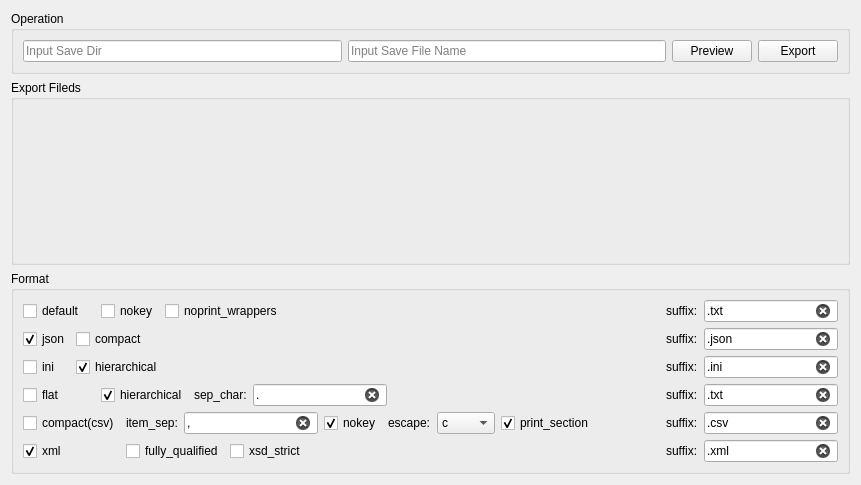
<?xml version="1.0" encoding="UTF-8"?>
<ui version="4.0">
 <class>ExportWG</class>
 <widget class="QWidget" name="ExportWG">
  <property name="geometry">
   <rect>
    <x>0</x>
    <y>0</y>
    <width>861</width>
    <height>485</height>
   </rect>
  </property>
  <property name="windowTitle">
   <string>Form</string>
  </property>
  <layout class="QVBoxLayout" name="verticalLayout" stretch="0,1,1">
   <item>
    <widget class="QGroupBox" name="groupBox_3">
     <property name="title">
      <string>Operation</string>
     </property>
     <layout class="QHBoxLayout" name="horizontalLayout">
      <item>
       <widget class="QLineEdit" name="save_dir_le">
        <property name="placeholderText">
         <string>Input Save Dir</string>
        </property>
        <property name="clearButtonEnabled">
         <bool>true</bool>
        </property>
       </widget>
      </item>
      <item>
       <widget class="QLineEdit" name="save_filename_le">
        <property name="placeholderText">
         <string>Input Save File Name</string>
        </property>
        <property name="clearButtonEnabled">
         <bool>true</bool>
        </property>
       </widget>
      </item>
      <item>
       <widget class="QPushButton" name="preview_btn">
        <property name="enabled">
         <bool>true</bool>
        </property>
        <property name="text">
         <string>Preview</string>
        </property>
        <property name="checkable">
         <bool>false</bool>
        </property>
       </widget>
      </item>
      <item>
       <widget class="QPushButton" name="export_btn">
        <property name="text">
         <string>Export</string>
        </property>
       </widget>
      </item>
     </layout>
    </widget>
   </item>
   <item>
    <widget class="QGroupBox" name="export_fileds_gbox">
     <property name="title">
      <string>Export Fileds</string>
     </property>
    </widget>
   </item>
   <item>
    <widget class="QGroupBox" name="groupBox_2">
     <property name="title">
      <string>Format</string>
     </property>
     <layout class="QGridLayout" name="gridLayout">
      <item row="4" column="0" colspan="3">
       <widget class="QCheckBox" name="compact_cbox">
        <property name="text">
         <string>compact(csv)</string>
        </property>
       </widget>
      </item>
      <item row="4" column="3">
       <layout class="QHBoxLayout" name="horizontalLayout_6">
        <item>
         <widget class="QLabel" name="label_2">
          <property name="text">
           <string>item_sep:</string>
          </property>
         </widget>
        </item>
        <item>
         <widget class="QLineEdit" name="compact_item_sep_le">
          <property name="sizePolicy">
           <sizepolicy hsizetype="Preferred" vsizetype="Fixed">
            <horstretch>0</horstretch>
            <verstretch>0</verstretch>
           </sizepolicy>
          </property>
          <property name="text">
           <string>,</string>
          </property>
          <property name="clearButtonEnabled">
           <bool>true</bool>
          </property>
         </widget>
        </item>
        <item>
         <widget class="QCheckBox" name="compact_nokey_cbox">
          <property name="text">
           <string>nokey</string>
          </property>
          <property name="checked">
           <bool>true</bool>
          </property>
         </widget>
        </item>
        <item>
         <widget class="QLabel" name="label_3">
          <property name="text">
           <string>escape:</string>
          </property>
         </widget>
        </item>
        <item>
         <widget class="QComboBox" name="compact_escape_combox">
          <item>
           <property name="text">
            <string>c</string>
           </property>
          </item>
          <item>
           <property name="text">
            <string>csv</string>
           </property>
          </item>
          <item>
           <property name="text">
            <string>none</string>
           </property>
          </item>
         </widget>
        </item>
        <item>
         <widget class="QCheckBox" name="compact_print_section_cbox">
          <property name="text">
           <string>print_section</string>
          </property>
          <property name="checked">
           <bool>true</bool>
          </property>
         </widget>
        </item>
        <item>
         <spacer name="horizontalSpacer_6">
          <property name="orientation">
           <enum>Qt::Horizontal</enum>
          </property>
          <property name="sizeHint" stdset="0">
           <size>
            <width>40</width>
            <height>20</height>
           </size>
          </property>
         </spacer>
        </item>
        <item>
         <widget class="QLabel" name="label_8">
          <property name="text">
           <string>suffix:</string>
          </property>
         </widget>
        </item>
        <item>
         <widget class="QLineEdit" name="compact_suffix_le">
          <property name="sizePolicy">
           <sizepolicy hsizetype="Minimum" vsizetype="Fixed">
            <horstretch>0</horstretch>
            <verstretch>0</verstretch>
           </sizepolicy>
          </property>
          <property name="text">
           <string>.csv</string>
          </property>
          <property name="clearButtonEnabled">
           <bool>true</bool>
          </property>
         </widget>
        </item>
       </layout>
      </item>
      <item row="2" column="0">
       <widget class="QCheckBox" name="ini_cbox">
        <property name="text">
         <string>ini</string>
        </property>
       </widget>
      </item>
      <item row="0" column="2" colspan="2">
       <layout class="QHBoxLayout" name="horizontalLayout_4">
        <item>
         <widget class="QCheckBox" name="default_nokey_cbox">
          <property name="text">
           <string>nokey</string>
          </property>
         </widget>
        </item>
        <item>
         <widget class="QCheckBox" name="default_noprint_wrappers_cbox">
          <property name="text">
           <string>noprint_wrappers</string>
          </property>
         </widget>
        </item>
        <item>
         <spacer name="horizontalSpacer_4">
          <property name="orientation">
           <enum>Qt::Horizontal</enum>
          </property>
          <property name="sizeHint" stdset="0">
           <size>
            <width>40</width>
            <height>20</height>
           </size>
          </property>
         </spacer>
        </item>
        <item>
         <widget class="QLabel" name="label_4">
          <property name="text">
           <string>suffix:</string>
          </property>
         </widget>
        </item>
        <item>
         <widget class="QLineEdit" name="default_suffix_le">
          <property name="sizePolicy">
           <sizepolicy hsizetype="Minimum" vsizetype="Fixed">
            <horstretch>0</horstretch>
            <verstretch>0</verstretch>
           </sizepolicy>
          </property>
          <property name="text">
           <string>.txt</string>
          </property>
          <property name="clearButtonEnabled">
           <bool>true</bool>
          </property>
         </widget>
        </item>
       </layout>
      </item>
      <item row="0" column="0" colspan="2">
       <widget class="QCheckBox" name="default_cbox">
        <property name="text">
         <string>default</string>
        </property>
       </widget>
      </item>
      <item row="3" column="2" colspan="2">
       <layout class="QHBoxLayout" name="horizontalLayout_2">
        <item>
         <widget class="QCheckBox" name="flat_hierarchical_cbox">
          <property name="text">
           <string>hierarchical</string>
          </property>
          <property name="checked">
           <bool>true</bool>
          </property>
         </widget>
        </item>
        <item>
         <widget class="QLabel" name="label">
          <property name="text">
           <string>sep_char:</string>
          </property>
         </widget>
        </item>
        <item>
         <widget class="QLineEdit" name="flat_sep_char_le">
          <property name="sizePolicy">
           <sizepolicy hsizetype="Preferred" vsizetype="Fixed">
            <horstretch>0</horstretch>
            <verstretch>0</verstretch>
           </sizepolicy>
          </property>
          <property name="text">
           <string>.</string>
          </property>
          <property name="clearButtonEnabled">
           <bool>true</bool>
          </property>
         </widget>
        </item>
        <item>
         <spacer name="horizontalSpacer_2">
          <property name="orientation">
           <enum>Qt::Horizontal</enum>
          </property>
          <property name="sizeHint" stdset="0">
           <size>
            <width>40</width>
            <height>20</height>
           </size>
          </property>
         </spacer>
        </item>
        <item>
         <widget class="QLabel" name="label_7">
          <property name="text">
           <string>suffix:</string>
          </property>
         </widget>
        </item>
        <item>
         <widget class="QLineEdit" name="flat_suffix_le">
          <property name="sizePolicy">
           <sizepolicy hsizetype="Minimum" vsizetype="Fixed">
            <horstretch>0</horstretch>
            <verstretch>0</verstretch>
           </sizepolicy>
          </property>
          <property name="text">
           <string>.txt</string>
          </property>
          <property name="clearButtonEnabled">
           <bool>true</bool>
          </property>
         </widget>
        </item>
       </layout>
      </item>
      <item row="2" column="1" colspan="3">
       <layout class="QHBoxLayout" name="horizontalLayout_3">
        <item>
         <widget class="QCheckBox" name="ini_hierarchical_cbox">
          <property name="text">
           <string>hierarchical</string>
          </property>
          <property name="checked">
           <bool>true</bool>
          </property>
          <property name="tristate">
           <bool>false</bool>
          </property>
         </widget>
        </item>
        <item>
         <spacer name="horizontalSpacer_3">
          <property name="orientation">
           <enum>Qt::Horizontal</enum>
          </property>
          <property name="sizeHint" stdset="0">
           <size>
            <width>40</width>
            <height>20</height>
           </size>
          </property>
         </spacer>
        </item>
        <item>
         <widget class="QLabel" name="label_6">
          <property name="text">
           <string>suffix:</string>
          </property>
         </widget>
        </item>
        <item>
         <widget class="QLineEdit" name="ini_suffix_le">
          <property name="sizePolicy">
           <sizepolicy hsizetype="Minimum" vsizetype="Fixed">
            <horstretch>0</horstretch>
            <verstretch>0</verstretch>
           </sizepolicy>
          </property>
          <property name="text">
           <string>.ini</string>
          </property>
          <property name="clearButtonEnabled">
           <bool>true</bool>
          </property>
         </widget>
        </item>
       </layout>
      </item>
      <item row="1" column="0">
       <widget class="QCheckBox" name="json_cbox">
        <property name="text">
         <string>json</string>
        </property>
        <property name="checked">
         <bool>true</bool>
        </property>
       </widget>
      </item>
      <item row="1" column="1" colspan="3">
       <layout class="QHBoxLayout" name="horizontalLayout_5">
        <item>
         <widget class="QCheckBox" name="json_compact_cbox">
          <property name="text">
           <string>compact</string>
          </property>
          <property name="checked">
           <bool>false</bool>
          </property>
          <property name="tristate">
           <bool>false</bool>
          </property>
         </widget>
        </item>
        <item>
         <spacer name="horizontalSpacer_5">
          <property name="orientation">
           <enum>Qt::Horizontal</enum>
          </property>
          <property name="sizeHint" stdset="0">
           <size>
            <width>40</width>
            <height>20</height>
           </size>
          </property>
         </spacer>
        </item>
        <item>
         <widget class="QLabel" name="label_5">
          <property name="text">
           <string>suffix:</string>
          </property>
         </widget>
        </item>
        <item>
         <widget class="QLineEdit" name="json_suffix_le">
          <property name="sizePolicy">
           <sizepolicy hsizetype="Minimum" vsizetype="Fixed">
            <horstretch>0</horstretch>
            <verstretch>0</verstretch>
           </sizepolicy>
          </property>
          <property name="text">
           <string>.json</string>
          </property>
          <property name="clearButtonEnabled">
           <bool>true</bool>
          </property>
         </widget>
        </item>
       </layout>
      </item>
      <item row="3" column="0">
       <widget class="QCheckBox" name="flat_cbox">
        <property name="text">
         <string>flat</string>
        </property>
       </widget>
      </item>
      <item row="5" column="3">
       <layout class="QHBoxLayout" name="horizontalLayout_7">
        <item>
         <widget class="QCheckBox" name="xml_fully_qualified_cbox">
          <property name="text">
           <string>fully_qualified</string>
          </property>
          <property name="checked">
           <bool>false</bool>
          </property>
         </widget>
        </item>
        <item>
         <widget class="QCheckBox" name="xml_xsd_strict_cbox">
          <property name="text">
           <string>xsd_strict</string>
          </property>
          <property name="checked">
           <bool>false</bool>
          </property>
         </widget>
        </item>
        <item>
         <spacer name="horizontalSpacer_7">
          <property name="orientation">
           <enum>Qt::Horizontal</enum>
          </property>
          <property name="sizeHint" stdset="0">
           <size>
            <width>40</width>
            <height>20</height>
           </size>
          </property>
         </spacer>
        </item>
        <item>
         <widget class="QLabel" name="label_9">
          <property name="text">
           <string>suffix:</string>
          </property>
         </widget>
        </item>
        <item>
         <widget class="QLineEdit" name="xml_suffix_le">
          <property name="enabled">
           <bool>true</bool>
          </property>
          <property name="sizePolicy">
           <sizepolicy hsizetype="Minimum" vsizetype="Fixed">
            <horstretch>0</horstretch>
            <verstretch>0</verstretch>
           </sizepolicy>
          </property>
          <property name="maximumSize">
           <size>
            <width>16777215</width>
            <height>16777215</height>
           </size>
          </property>
          <property name="text">
           <string>.xml</string>
          </property>
          <property name="clearButtonEnabled">
           <bool>true</bool>
          </property>
         </widget>
        </item>
       </layout>
      </item>
      <item row="5" column="0" colspan="3">
       <widget class="QCheckBox" name="xml_cbox">
        <property name="text">
         <string>xml</string>
        </property>
        <property name="checked">
         <bool>true</bool>
        </property>
       </widget>
      </item>
     </layout>
    </widget>
   </item>
  </layout>
 </widget>
 <tabstops>
  <tabstop>default_cbox</tabstop>
  <tabstop>default_nokey_cbox</tabstop>
  <tabstop>default_noprint_wrappers_cbox</tabstop>
  <tabstop>default_suffix_le</tabstop>
  <tabstop>json_cbox</tabstop>
  <tabstop>json_compact_cbox</tabstop>
  <tabstop>json_suffix_le</tabstop>
  <tabstop>ini_cbox</tabstop>
  <tabstop>ini_hierarchical_cbox</tabstop>
  <tabstop>ini_suffix_le</tabstop>
  <tabstop>flat_cbox</tabstop>
  <tabstop>flat_hierarchical_cbox</tabstop>
  <tabstop>flat_sep_char_le</tabstop>
  <tabstop>flat_suffix_le</tabstop>
  <tabstop>compact_cbox</tabstop>
  <tabstop>compact_item_sep_le</tabstop>
  <tabstop>compact_nokey_cbox</tabstop>
  <tabstop>compact_escape_combox</tabstop>
  <tabstop>compact_print_section_cbox</tabstop>
  <tabstop>compact_suffix_le</tabstop>
  <tabstop>xml_cbox</tabstop>
  <tabstop>xml_fully_qualified_cbox</tabstop>
  <tabstop>xml_xsd_strict_cbox</tabstop>
  <tabstop>xml_suffix_le</tabstop>
  <tabstop>save_dir_le</tabstop>
  <tabstop>save_filename_le</tabstop>
  <tabstop>preview_btn</tabstop>
  <tabstop>export_btn</tabstop>
 </tabstops>
 <resources/>
 <connections/>
</ui>
